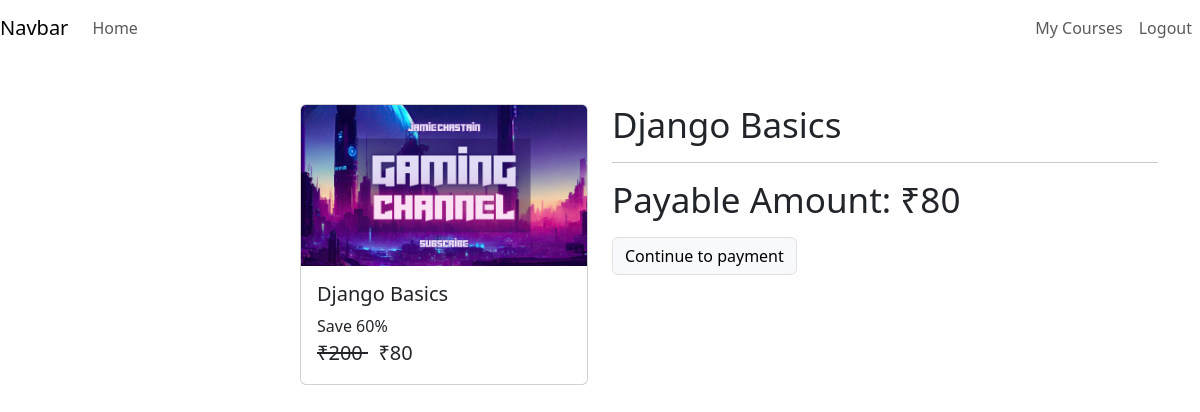
/check-out/django_basics_course (signed in), run on the app's committed database.
### courses/models/course.py (models this page shows, shortened)
class Course(models.Model):
    name = models.CharField(max_length=30,null= False)
    slug = models.CharField(max_length=50,null=False,unique=True)
    description = models.CharField(max_length=200,null=True)
    price = models.IntegerField(null=False)
    discount = models.IntegerField(null=False,default=0)
    active = models.BooleanField(default=False)
    thumbnail = models.ImageField(upload_to = 'files/thumbnail')
    date = models.DateTimeField(auto_now_add=True)
    resource = models.FileField(upload_to = 'files/resource')
    length = models.IntegerField(null=False)

### courses/views/checkout.py (the view, shortened to what this page needs)
# urls.py: path('check-out/<str:slug>',checkout,name='check-out'),
@login_required(login_url='login')
def checkout(request,slug):
    course = Course.objects.get(slug=slug)
    user = request.user
    action=request.GET.get('action')
    order=None
    payment = None
    error = None
    context = {
        'course':course,
        'order':order,
        'payment':payment,
        'user':user,
        'error':error
    }
    return render(request,'courses/check-out.html',context)

### courses/templatetags/course_custom_tags.py (called while the page is built)
@register.simple_tag
def cal_sellprice(price,discount):
    if discount is None or discount is 0:
        return price
    sellprice = price - (price * discount*0.01)
    return floor(sellprice)

@register.filter
def rupee(price):
    return f' ₹{price} '

### courses/templates/courses/check-out.html (shortened to what this page needs)
{% extends 'courses/base.html' %}
{% load course_custom_tags %}
{% load static %}
{% block start %}
<link rel="stylesheet" href="{% static 'courses/css/common.css' %}">
<div class="container">
    <br><br>
    <div class="row">
        <div class="col mx-auto">
            <div class="card ms-auto" style="width: 18rem;">
                <img src="{{course.thumbnail.url}}" class="card-img-top" alt="no">
                <div class="card-body">
                    <h5 class="card-title">{{course.name}}</h5>
                    <p class="card-text m-0 p-0">
                        Save {{course.discount}}%
                        <br>
                        <span class="price">
                            <del> {{course.price | rupee}} </del>
                            <span> {% cal_sellprice course.price course.discount as value %}
                                {{value | rupee}}
                            </span>
                        </span>
                    </p>
                </div>
            </div>
        </div>
        <div class="col">
            <div>
                <p class="display-5">{{course.name}}</p>
                <hr>
                <p class="display-5"> Payable Amount: <b>{% cal_sellprice course.price course.discount as value %}
                        {{value | rupee}}</b> </p>
                <a class="btn btn-light border" href="?action=create_payment">Continue to payment</a>
            </div>
        </div>
    </div>
</div>
{% endblock %}

### courses/static/courses/css/common.css (style rules this page uses)
.price { font-size: 20px; }
.display-5 { font-size: 35px; }

### courses/templates/courses/check-out.html (style rules this page uses)
.price { font-size: 20px; }
.display-5 { font-size: 35px; }

### data on the page
Course: thumbnail (picture), name "Django Basics", discount "60", price "₹200"

### other printed values
{{ value | rupee }} "₹80"
